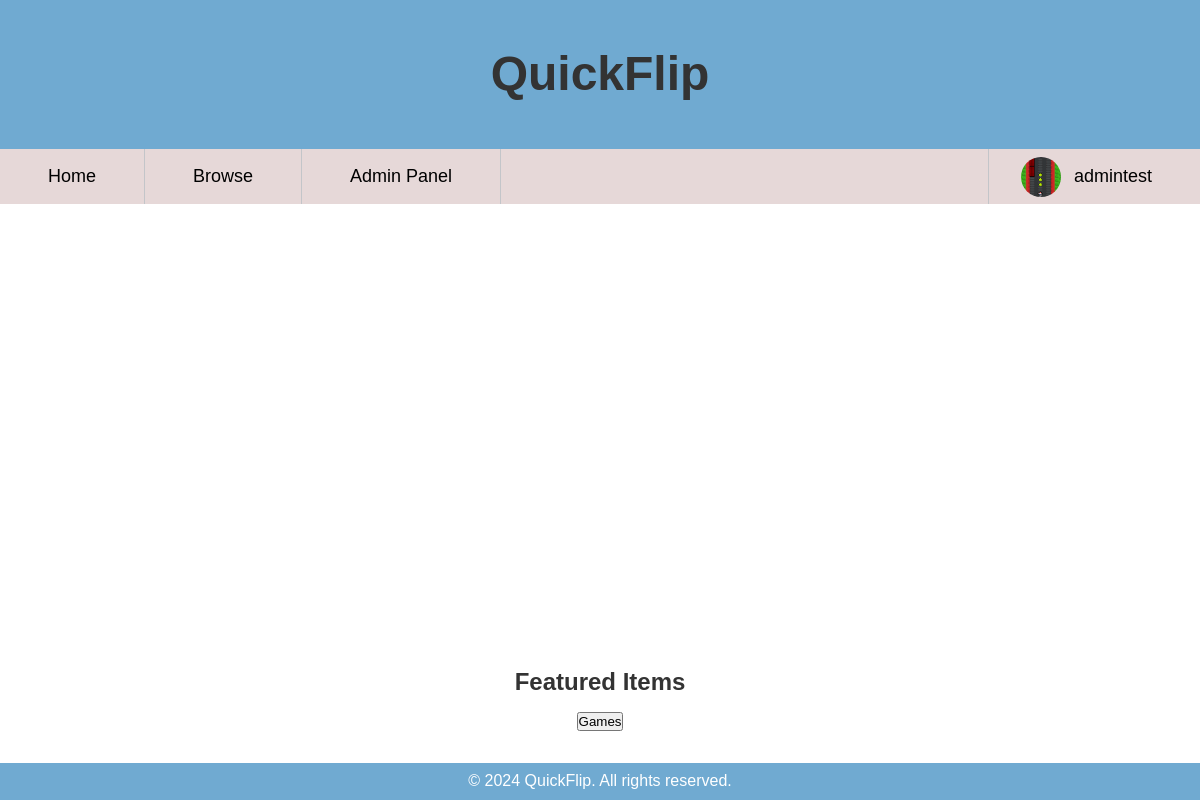
The page /pages/index.php (signed in) on the database as committed earlier.
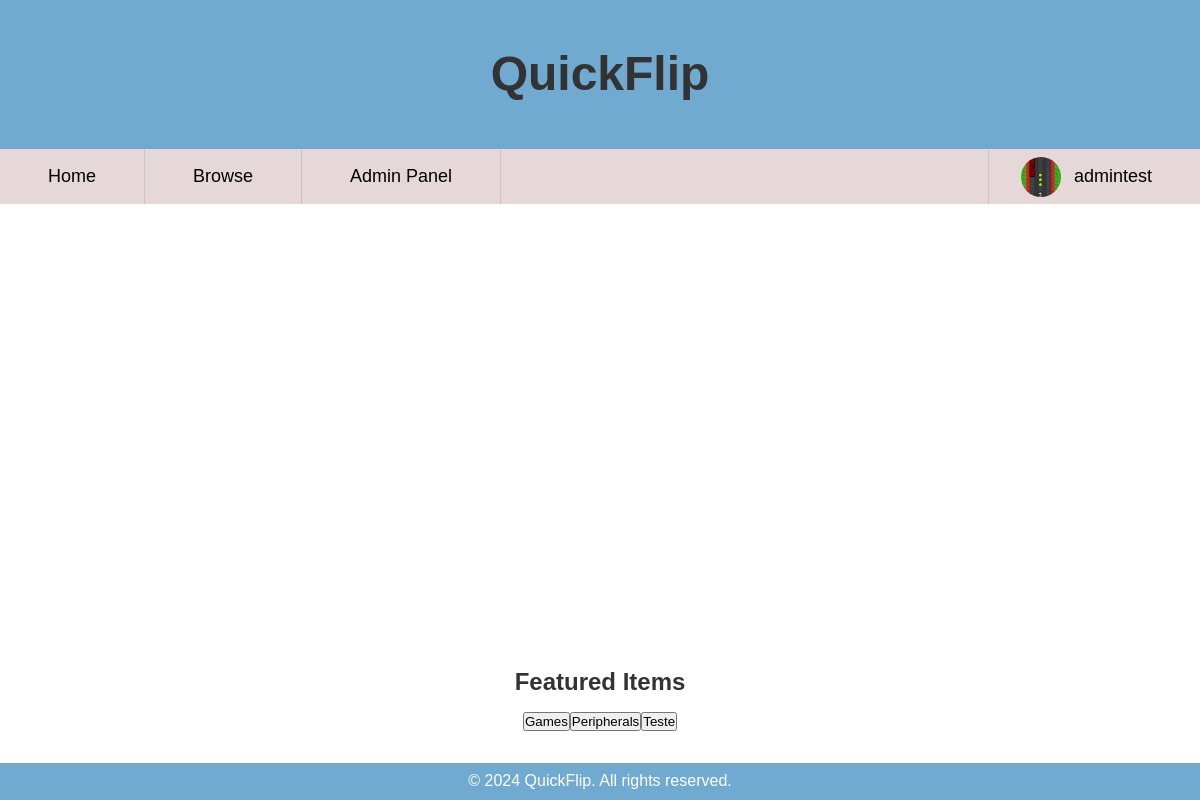
The same page on the database as committed later.
### tables this page shows
CREATE TABLE categories (
    category_id INTEGER PRIMARY KEY AUTOINCREMENT,
    name TEXT UNIQUE NOT NULL
);

### utils/session.php (called while the page is built, shortened)
<?php
  class Session
  {
    public function isLoggedIn(): bool
    {
      return isset($_SESSION['username']);
    }
    public function isAdmin(): bool
    {
      if ($_SESSION['is_admin']=="0"){
        return false;
      }else{
        return true;
      }
    }
    public function getParam(string $param): ?string
    {
      return isset($_SESSION[$param]) ? $_SESSION[$param] : "";
    }
  }
?>

### pages/index.php (the view, shortened to what this page needs)
<?php
    require_once(__DIR__ . '/../templates/common.tpl.php');
    $session = new Session();
    $db = getDatabaseConnection();
    drawHeader($session);
?>
<main id="mainPage">
    <section class="featured-items">
        <div class="featured-header">
            <h2>Featured Items</h2>
        </div>
        <div class="featured-items" id="featured-buttons">
            <?php
                $stmt = $db->query("SELECT * FROM categories");
                $categories = $stmt->fetchAll();
                foreach ($categories as $category) {
                    echo "<button class='category-button' data-category-id='" . $category['category_id'] ."'>" . htmlspecialchars($category['name']) . "</button>";
                }
            ?>
        </div>
    </section>
</main>
<?php
    drawFooter();
?>
</body>
</html>

### templates/common.tpl.php (shortened to what this page needs)
<?php
  require_once(__DIR__ . '/../utils/session.php');
?>
<?php function drawHeader(Session $session) { ?>
<!DOCTYPE html>
<html lang="en-US">
  <head>
    <link rel="stylesheet" href="../assets/style/style.css">
    <link rel="stylesheet" href="../assets/style/layout.css">
    <link rel="stylesheet" href="../assets/style/responsive.css">
  </head>
  <body>
  <header>
        <h1>QuickFlip</h1>
        <nav id="menu">
            <ul>
                <li><a href="../pages/index.php">Home</a></li>
                <li><a href="../pages/browse.php">Browse</a></li>
                <?php
                if($session->isAdmin()){?>
                  <li><a href="../pages/adminpage.php">Admin Panel</a></li>
                <?php }
                if($session->isLoggedIn()) { ?>
                  <li class="dropdown"><img class="profileImageBar" src="<?php echo $session->getParam("pfp")?>"><a href="" id="username-bar"><?php echo  $_SESSION['username']?></a>
                  </li>
                <?php } else { ?>
                  <li><a href="../pages/login.php">Sign In/Sign Up</a></li>
                <?php } ?>
            </ul>
        </nav>
    </header>
<?php } ?>
<?php function drawFooter() { ?>
    <footer>
        <p>© 2024 QuickFlip. All rights reserved.</p>
    </footer>
  <?php } ?>

### assets/style/style.css (style rules this page uses)
* { margin: 0; padding: 0; box-sizing: border-box; }
html,body { height: 100%; }
body { font-family: Arial, sans-serif; }
header { background: #70aad1; color: #fff; padding:2em 0 0 0; text-align: center; }
header h1 { margin: 0; padding: 0.3em 0 1em 0; font-size: 3em; }
.featured-items { margin: 1em 0; }
.featured-items .featured-header { text-align: center; margin: 0em 1em 0em 1em; display: flex; justify-content: center; }
.featured-items h2 { color: #333; margin: 0; }
footer { background: #70aad1; color: #fff; text-align: center; padding: 0.6em 1.25em; width: 100%; }
#menu ul { background-color: #e6d8d8; list-style-type: none; display: flex; justify-content: center; padding: 0; margin: 0; transform-origin: top; }
#menu ul li { display: flex; padding: 0.5em 3em; list-style-type: none; border: #c3c5c9; align-items: center; justify-content: center; }
#menu ul li:not(:last-child) { border-style: solid; border-width: 0 1px 0 0; }
#menu ul li:last-child { padding: 0 3em 0 2em; margin-left: auto; border-style: solid; border-width: 0 0 0 1px; position: relative; }
#menu ul li a { color: rgb(0, 0, 0); text-decoration: none; font-size: large; padding: 0.5em 0; }
main { text-align: center; }
.profileImageBar { width: 40px; height: 40px; margin-right: 0.8em; border-radius: 50%; }
h1 { color: #333; text-align: center; margin-bottom: 20px; }

### assets/style/layout.css (style rules this page uses)
body { display: grid; grid-template-rows: auto 1fr auto; }
#mainPage { display: flex; flex-direction: row; }
.featured-items { text-align: center; width: 100%; }

Rows that differ between the two databases and show on the page:
added categories: name "Peripherals"
added categories: name "Teste"
